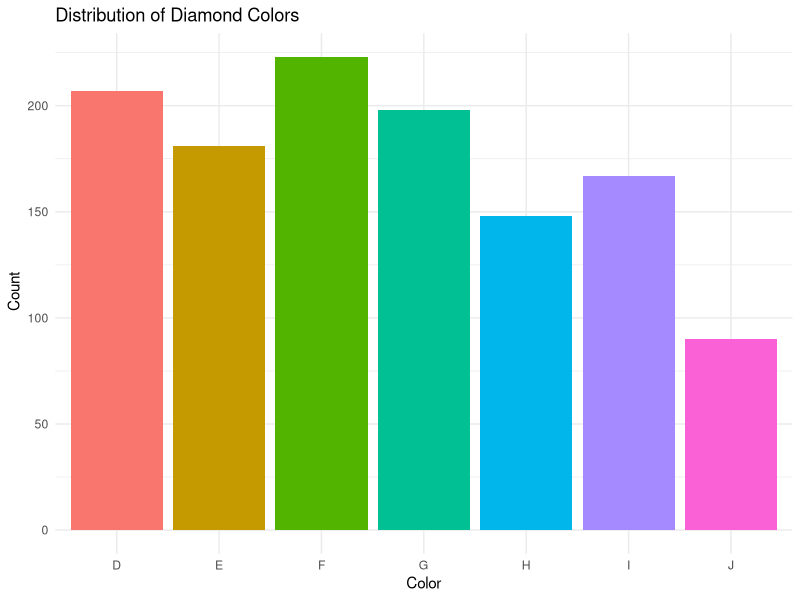
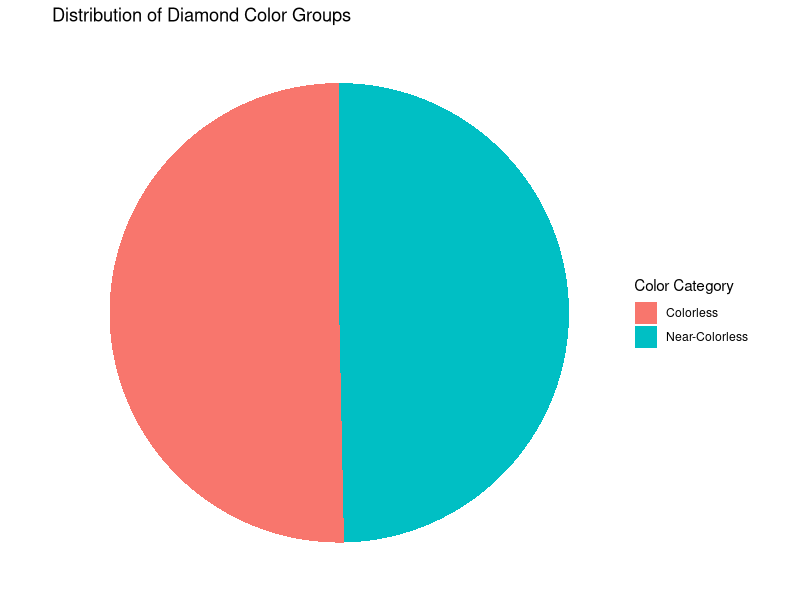
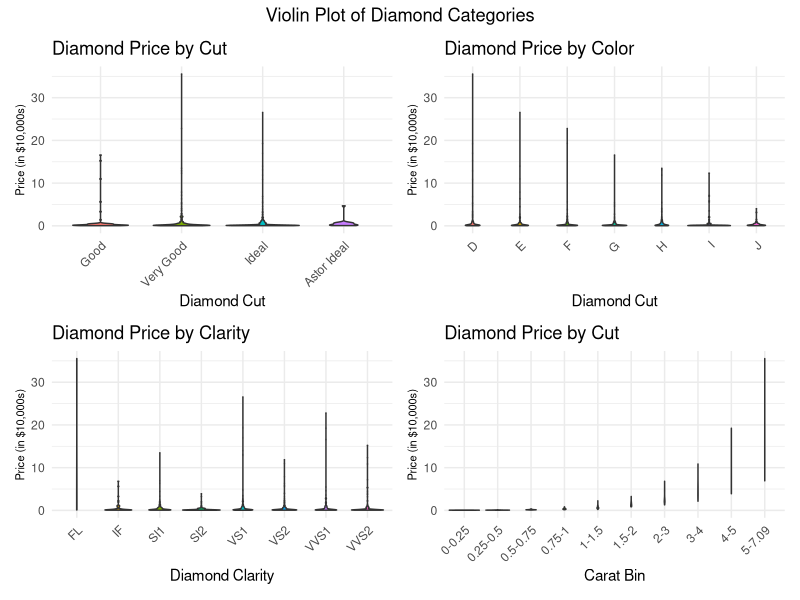
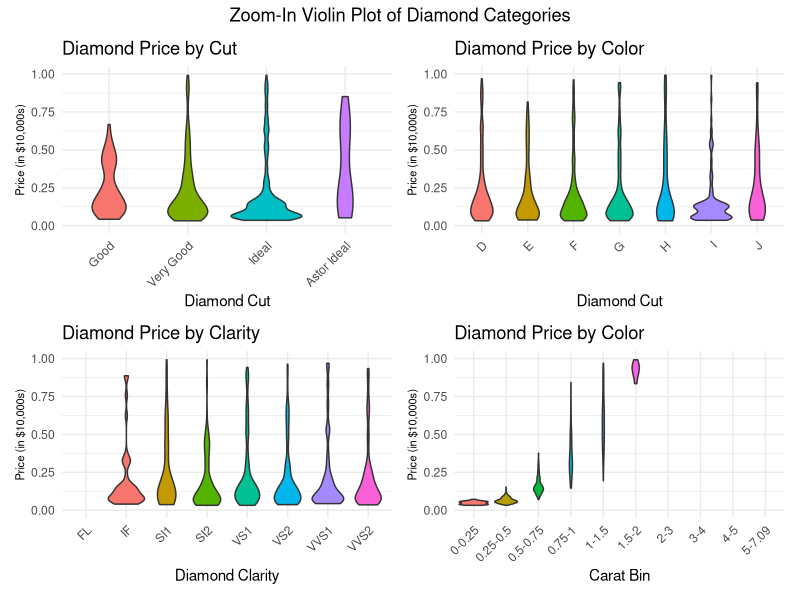
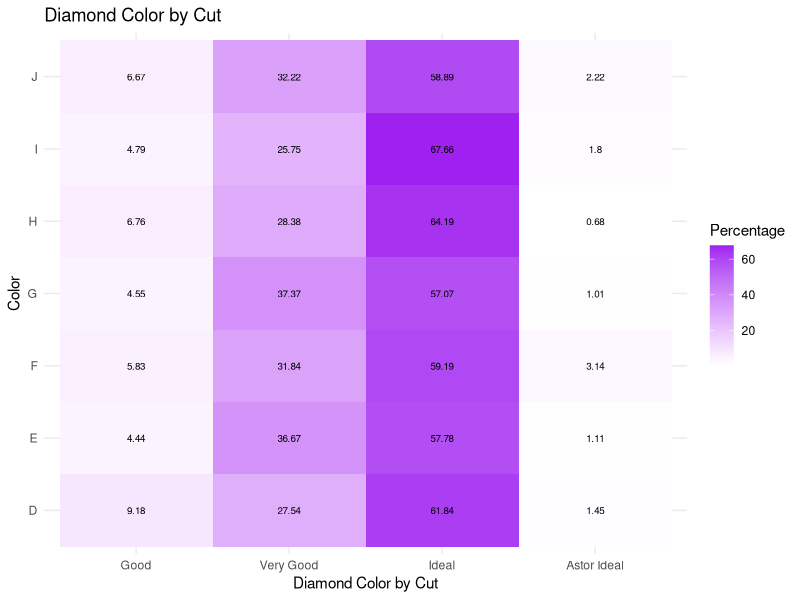
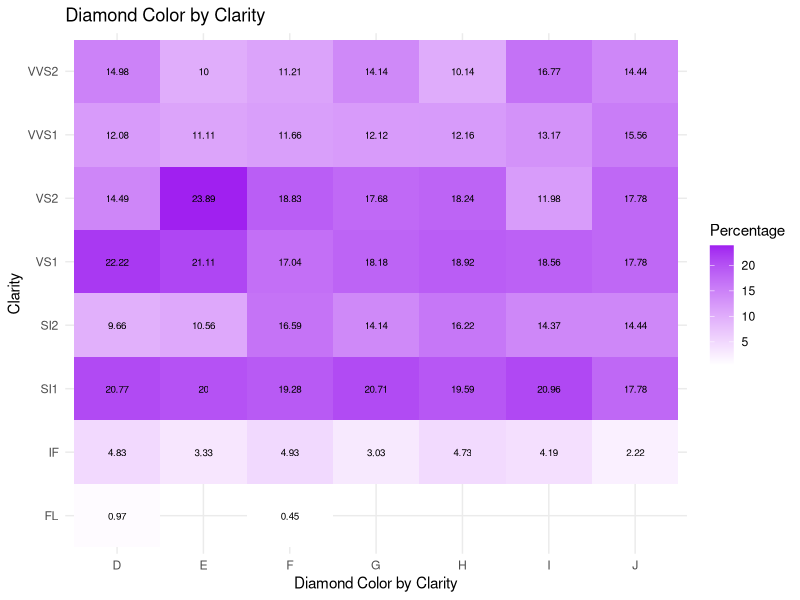
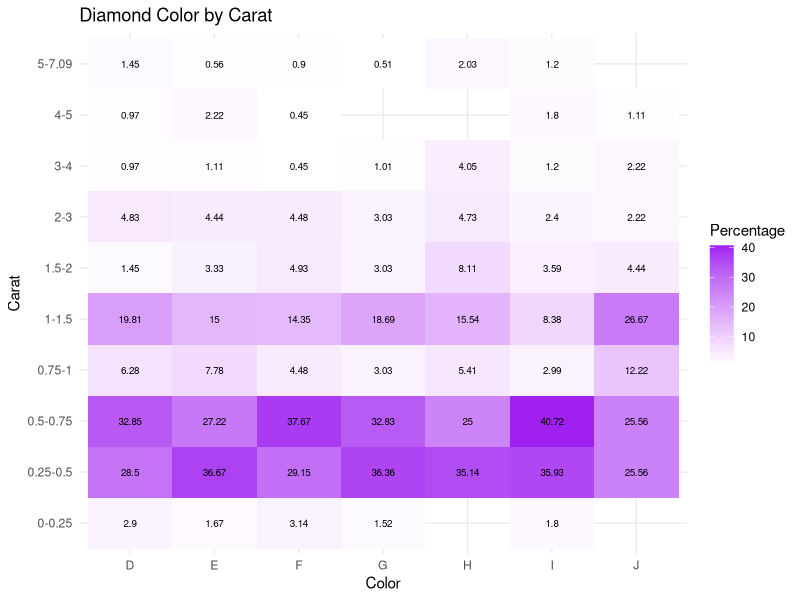
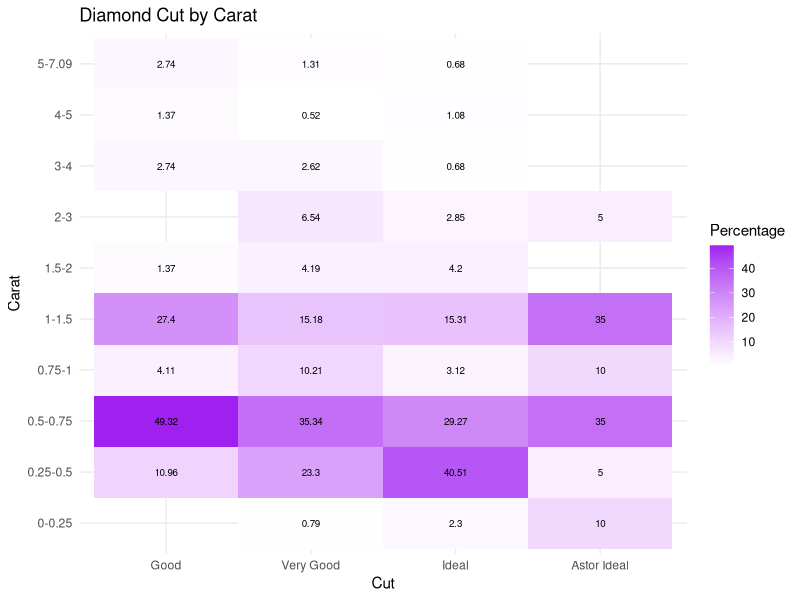

These charts were generated, in order, by the following R code:
## ---- chunk 1
rm(list = ls())
library(tidyverse)
library(MASS)
library(patchwork)
library(kableExtra)

diamond <- read.csv("diamonds4.csv")
## ---- chunk 2
ggplot(diamond, aes(x=color, fill = color)) +
  geom_bar() +
  labs(title = "Distribution of Diamond Colors",
       x = "Color",
       y = " Count") +
  theme_minimal() +
  theme(legend.position = "none")
## ---- chunk 3

diamond <- diamond %>%
  mutate(color_category = case_when(
    color %in% c("D", "E", "F") ~ "Colorless",
    color %in% c("G", "H", "I", "J") ~ "Near-Colorless",
    color %in% c("K") ~ "Faint"
  ))

color_counts <- diamond %>%
  count(color_category)

ggplot(color_counts, aes(x="", y=n, fill=color_category)) + 
  geom_bar(stat="identity", width=1) + 
  coord_polar("y", start=0) + 
  labs(title = "Distribution of Diamond Color Groups",
       x = NULL,
       y = NULL,
       fill = "Color Category") + 
  theme_void()

## ---- chunk 4
diamond <-diamond %>%
  mutate(cut = cut%>%
           fct_relevel(c("Good","Very Good","Ideal","Astor Ideal")))

diamond <- diamond %>%
  drop_na(carat) %>%
  mutate(carat_bin = cut(carat,
                         breaks = c(0, 0.25, 0.5, 0.75, 1, 1.5, 2, 3, 4, 5, max(carat)),
                         labels = c("0-0.25", "0.25-0.5", "0.5-0.75", "0.75-1", "1-1.5", "1.5-2", "2-3", "3-4", "4-5", paste("5", max(carat), sep="-")),
                         right = FALSE
                         ) 
         ) %>%
  drop_na(carat_bin)


diamond<-diamond %>%
  mutate(cut = cut %>%
           fct_relevel(c("Good","Very Good","Ideal","Astor Ideal")))

## ---- chunk 5
g1 <- ggplot(diamond, aes(x = cut, y = price/10000, fill = cut)) + 
  geom_violin() +
  labs(title = "Diamond Price by Cut",
       x = "Diamond Cut",
       y = "Price (in $10,000s)") +
  theme_minimal() +
  theme(legend.position = "none",
        axis.text.x = element_text(angle = 45, hjust = 1),
        axis.title.y = element_text(size = 8))


g2 <- ggplot(diamond, aes(x = color, y = price/10000, fill = color)) + 
  geom_violin() +
  labs(title = "Diamond Price by Color",
       x = "Diamond Cut",
       y = "Price (in $10,000s)") +
  theme_minimal() +
  theme(legend.position = "none",
        axis.text.x = element_text(angle = 45, hjust = 1),
        axis.title.y = element_text(size = 8))

g3 <- ggplot(diamond, aes(x = clarity, y = price/10000, fill = clarity)) + 
  geom_violin() +
  labs(title = "Diamond Price by Clarity",
       x = "Diamond Clarity",
       y = "Price (in $10,000s)") +
  theme_minimal() +
  theme(legend.position = "none",
        axis.text.x = element_text(angle = 45, hjust = 1),
        axis.title.y = element_text(size = 8))

g4 <- ggplot(diamond, aes(x = carat_bin, y = price/10000, fill = carat_bin)) + 
  geom_violin() +
  labs(title = "Diamond Price by Cut",
       x = "Carat Bin",
       y = "Price (in $10,000s)") +
  theme_minimal() +
  theme(legend.position = "none",
        axis.text.x = element_text(angle = 45, hjust = 1),
        axis.title.y = element_text(size = 8))

(g1 | g2) / (g3 | g4) + 
  plot_annotation(title = "Violin Plot of Diamond Categories", 
  theme = theme(plot.title = element_text(hjust = 0.5)))
## ---- chunk 6
g1 <- ggplot(diamond, aes(x = cut, y = price/10000, fill = cut)) + 
  geom_violin() +
  scale_y_continuous(limits = c(0, 1))  +
  theme_minimal() +
  labs(title = "Diamond Price by Cut",
       x = "Diamond Cut",
       y = "Price (in $10,000s)") +
  theme(legend.position = "none",
        axis.text.x = element_text(angle = 45, hjust = 1),
        axis.title.y = element_text(size = 8))

g2 <- ggplot(diamond, aes(x = color, y = price/10000, fill = color)) + 
  geom_violin() +
  scale_y_continuous(limits = c(0, 1))  +
  labs(title = "Diamond Price by Color",
       x = "Diamond Cut",
       y = "Price (in $10,000s)") +
  theme_minimal() +
  theme(legend.position = "none",
        axis.text.x = element_text(angle = 45, hjust = 1),
        axis.title.y = element_text(size = 8))

g3 <- ggplot(diamond, aes(x = clarity, y = price/10000, fill = clarity)) + 
  geom_violin() +
  scale_y_continuous(limits = c(0, 1))  +
  labs(title = "Diamond Price by Clarity",
       x = "Diamond Clarity",
       y = "Price (in $10,000s)") +
  theme_minimal() +
  theme(legend.position = "none",
        axis.text.x = element_text(angle = 45, hjust = 1),
        axis.title.y = element_text(size = 8))

g4 <- ggplot(diamond, aes(x = carat_bin, y = price/10000, fill = carat_bin)) + 
  geom_violin() +
  scale_y_continuous(limits = c(0, 1))  +
  labs(title = "Diamond Price by Color",
       x = "Carat Bin",
       y = "Price (in $10,000s)") +
  theme_minimal() +
  theme(legend.position = "none",
        axis.text.x = element_text(angle = 45, hjust = 1),
        axis.title.y = element_text(size = 8))

(g1 | g2) / (g3 | g4) + 
  plot_annotation(title = "Zoom-In Violin Plot of Diamond Categories", 
  theme = theme(plot.title = element_text(hjust = 0.5)))
## ---- chunk 7
color_cut <- diamond %>%
  count(cut,color) %>%
  group_by(color) %>%
  mutate(Percentage= round(n/sum(n)*100,2))


ggplot(color_cut,aes(x=cut, y=color, fill=Percentage))+
  geom_tile()+
  scale_fill_gradient(low="white",high="purple")+
  geom_text(aes(label=Percentage), size = 2.5)+
  theme(plot.title = element_text(hjust = 0.5, size = 8),
        legend.title = element_text(size = 7)) +
  labs(x="Diamond Color by Cut",
       y="Color",
       title="Diamond Color by Cut") +
  theme_minimal()

## ---- chunk 8
color_clarity <- diamond %>%
  count(color, clarity) %>%
  group_by(color) %>%
  mutate(Percentage= round(n/sum(n)*100,2))


ggplot(color_clarity, aes(x = color, y = clarity, fill = Percentage)) + 
  geom_tile() +
  scale_fill_gradient(low = "white", high = "purple") +
  geom_text(aes(label = Percentage), size = 2.5) +
  theme(plot.title = element_text(hjust = 0.5, size = 8),
        legend.title = element_text(size = 7)) +
  labs(
    x = "Diamond Color by Clarity",
    y = "Clarity",
    title = "Diamond Color by Clarity"
  ) +
  theme_minimal()
## ---- chunk 9
color_carat <- diamond %>%
  count(color, carat_bin) %>%
  group_by(color) %>%
  mutate(Percentage= round(n/sum(n)*100,2))

  
ggplot(color_carat, aes(x = color, y = carat_bin, fill = Percentage))+
  geom_tile() +
  scale_fill_gradient(low = "white", high = "purple") +
  geom_text(aes(label = Percentage), size = 2.5) +
  theme(plot.title = element_text(hjust = 0.5, size = 8),
        legend.title = element_text(size = 7)) + 
  labs(
    x = "Color",
    y = "Carat",
    title = "Diamond Color by Carat"
  ) +
  theme_minimal()
## ---- chunk 10
cut_carrat <- diamond %>%
  count(cut, carat_bin) %>%
  group_by(cut) %>%
  mutate(Percentage= round(n/sum(n)*100,2))

  
ggplot(cut_carrat, aes(x = cut, y = carat_bin, fill = Percentage))+
  geom_tile() +
  scale_fill_gradient(low = "white", high = "purple") +
  geom_text(aes(label = Percentage), size = 2.5) +
  theme(plot.title = element_text(hjust = 0.5, size = 8),
        legend.title = element_text(size = 7)) + 
  labs(
    x = "Cut",
    y = "Carat",
    title = "Diamond Cut by Carat"
  ) +
  theme_minimal()
## ---- chunk 11
clarity_cut <- diamond %>%
  count(cut, clarity) %>%
  group_by(cut) %>%
  mutate(Percentage= round(n/sum(n)*100,2))

  
ggplot(clarity_cut, aes(x = cut, y = clarity, fill = Percentage))+
  geom_tile() +
  scale_fill_gradient(low = "white", high = "purple") +
  geom_text(aes(label = Percentage), size = 2.5) +
  theme(plot.title = element_text(hjust = 0.5, size = 8),
        legend.title = element_text(size = 7)) + 
  labs(
    x = "Cut",
    y = "Clarity",
    title = "Diamond Cut by Clarity"
  ) +
  theme_minimal()
## ---- chunk 12
ggplot(diamond, aes(x = carat)) +
  geom_histogram(fill = "skyblue", color = "black", alpha = 1) + 
  labs(title = "Diamond Carat Distribution",x = "Carat",y = "Count") +
  scale_x_continuous(breaks = seq(0, max(diamond$carat), by = 0.5)) +
  scale_y_continuous(labels = scales::comma) +
  theme_minimal() + 
  theme(plot.title = element_text(hjust = 0.5))

## ---- chunk 13
# Density plot for Carat
ggplot(diamond, aes(x = carat)) +
  geom_density(fill = "skyblue", color = "black", alpha = 1) +
  labs(title = "Density Plot of Diamond Carat",x = "Carat Size",y = "Density") +
  scale_x_continuous(breaks = seq(0, max(diamond$carat), by = 0.5)) +
  theme_minimal() +
  theme(plot.title = element_text(hjust = 0.5))
# The density is highest within 0-1 carats
## ---- chunk 14

carat_summary <- diamond %>%
  mutate(carat_bin = cut(carat, breaks = c(0, 0.25, 0.5, 0.75, 1, 1.5, 2, 3, 4, 5, 6, 7, 8), right = FALSE)) %>%
  drop_na(carat_bin) %>%
  count(carat_bin) %>%
  mutate(proportions = round(n / sum(n), 3))
kable(carat_summary, col.names = c("Carat Range", "Count", "Proportion"), 
      caption = "Summary of diamond by Carat Range") %>%
  kable_styling(full_width = FALSE, position = "center") %>%
  column_spec(1, width = "5cm") %>%
  column_spec(2, width = "3cm") %>%
  column_spec(3, width = "3cm")

## ---- chunk 15
# Pie graph to visualize summary proportion
ggplot(carat_summary, aes(x = "", y = proportions, fill = carat_bin)) +
  geom_bar(stat = "identity", width = 1) +  
  coord_polar("y", start = 0) +
  labs(title = "Proportion of Diamond by Carat Range", fill = "Carat Range") +
  theme_void()

## ---- chunk 16
ggplot(diamond, aes(x = carat, y = price)) +
  geom_point(color = "skyblue", alpha = 1) +
  labs(title = "Diamond Price vs Carat",x = "Carat",y = "Price") +
  geom_smooth(method = "lm", color = "blue") +
  scale_y_continuous(labels = scales::comma) +
  theme_minimal() +
  theme(plot.title = element_text(hjust = 0.5))
  
## ---- chunk 17
diamond <- diamonds 
diamond <- diamond %>%
  mutate(carat_bin = cut(carat, breaks = c(0, 0.25, 0.5, 0.75, 1, 1.5, 2, 3, 4, 5, 6, 7, 8), right = FALSE))

ggplot(diamond, aes(x = carat_bin, y = price)) +
  geom_boxplot(fill="skyblue") +
  labs(title = "Diamond Prices by Carat Ranges",
       x = "Carat",
       y = "Price") +
  theme_minimal() +
  theme(plot.title = element_text(hjust = 0.5))
## ---- chunk 18
carat_price_summary2 <- diamond %>%
  mutate(carat_bin = cut(carat, breaks = c(0, 0.25, 0.5, 0.75, 1, 1.5, 2, 3, 4, 5, 6, 7, 8), right = FALSE)) %>%
  group_by(carat_bin) %>%
  summarise(
    Min_Price = min(price, na.rm = TRUE),
    Max_Price = max(price, na.rm = TRUE),
    Avg_Price = round(mean(price, na.rm = TRUE), 2),
    Variability_Percent = round((Max_Price - Min_Price) / Min_Price * 100,2))
kable(carat_price_summary2, col.names = c("Carat Range", "Min Price", "Max Price", "Average Price", "Variability (%)"),
      caption = "Summary of Diamond Prices (\\$) by Carat Range") %>%
  kable_styling(full_width = FALSE, position = "center") %>%
  column_spec(1, width = "5cm") %>%
  column_spec(2, width = "3cm") %>%
  column_spec(3, width = "3cm")
## ---- chunk 19
diamond$price_sqrt <- sqrt(diamond$price)
model_carat_sqrt <- lm(price_sqrt ~ carat, diamond)


par(mfrow = c(2, 2))
plot(model_carat_sqrt)
## ---- chunk 20
residuals_model_sq <- residuals(model_carat_sqrt)
acf(residuals_model_sq)
## ---- chunk 21
# arrange clarity by rating
clarity_ordered <- diamonds %>%
  mutate(clarity = factor(clarity, levels = c("SI2", "SI1", "VS2", "VS1", "VVS2", "VVS1", "IF", "FL"))) %>%
  arrange(clarity)

# bar chart of counts and clarity grade
ggplot(clarity_ordered, aes(x=clarity))+
  geom_bar(fill = "blue")+
  theme(axis.text.x = element_text(angle = 0), 
        plot.title = element_text(hjust = 0.5))+
  labs(x="Clarity Grade", y="Counts", title="Diamond Available Based on Clarity Grade") +
  theme_minimal()
## ---- chunk 22
# generate frequency table
clarity_frequency <- table(clarity_ordered$clarity)
clarity_frequency <- t(as.data.frame(clarity_frequency))
rownames(clarity_frequency) <- c("Clarity", "Frequency")

# display frequency table
kable(clarity_frequency, caption = "Frequency Table of Clarity Grades")
## ---- chunk 23
library(scales)

clarity_prop<-clarity_ordered %>%
  group_by(clarity) %>%
  summarize(counts=n())%>%
  mutate(percent=counts/nrow(clarity_ordered))

# bar chart of proportions of clarity grades
ggplot(clarity_prop, aes(x = "", y = percent, fill = clarity)) +
  geom_bar(stat = "identity", width = 1) +  
  coord_polar(theta = "y") + 
  labs(title = "Proportion of Clarity Grades Available") +
  theme_void()  
## ---- chunk 24
library(knitr)

min_max_prices <- clarity_ordered %>%
  group_by(clarity) %>%
  summarize(
    min_price = min(price, na.rm = TRUE),
    max_price = max(price, na.rm = TRUE))

kable(min_max_prices, caption = "Min and Max Prices by Clarity")
## ---- chunk 25
# dataframe with only FL diamonds
FL_diamonds <- clarity_ordered %>%
  filter(clarity=="FL")
FL_table <- head(FL_diamonds)

# display FL table
kable(FL_table, caption = "Table of FL diamond")
## ---- chunk 26
library(patchwork)

# new dataframe with cut and clarity ordered 
cut_clarity<-diamonds%>%
  mutate(cut=cut%>%
           fct_relevel(c("Good","Very Good","Ideal","Astor Ideal")))%>%
  mutate(clarity=clarity%>%
           fct_relevel(c("SI2","SI1","VS2","VS1","VVS2","VVS1","IF","FL")))

# compare cut and clarity by count 
cut_clarity1<-cut_clarity%>%
  count(cut,clarity)%>%
  group_by(cut)%>%
  mutate(Percentage= round(n/sum(n)*100,2))

# compare cut and clarity by price
cut_clarity2<-cut_clarity%>%
  group_by(cut,clarity)%>%
  summarise(avg_price=round(mean(price),0))%>%
  ungroup()
 
# Heat maps for diamond cut by clarity
B1<-ggplot(cut_clarity1,aes(x=clarity,y=cut,fill=Percentage))+
  geom_tile()+
  scale_fill_gradient(low="white",high="red")+
  theme(plot.title = element_text(hjust=0.5))+
  geom_text(aes(label=Percentage))+
  labs(x="Diamond Clarity",y="Diamond Cut",
       title="Diamond Cut by Clarity (Quantity)")

B2<-ggplot(cut_clarity2,aes(x=clarity,y=cut,fill=avg_price))+
  geom_tile()+
  scale_fill_gradient(low="white",high="red")+
  theme(plot.title = element_text(hjust=0.5))+
  geom_text(aes(label=avg_price))+
  labs(x="Diamond Clarity",y="Diamond Cut",
       title="Diamond Cut by Clarity (Average Price in Dollars)")

(B1)/(B2)
## ---- chunk 27
# new dataframe with carat new bins and clarity ordered
carat_new_bins <- clarity_ordered %>%
  drop_na(carat) %>%
  mutate(carat_bin = cut(carat,
                         breaks = c(0, 0.25, 0.5, 0.75, 1, 1.5, 2, 3, 4, 5, max(carat)),
                         labels = c("0-0.25", "0.25-0.5", "0.5-0.75", "0.75-1", "1-1.5", "1.5-2", "2-3", "3-4", "4-5", paste("5",max(carat),sep="-")),
                         right = FALSE)) %>%
  drop_na(carat_bin)

# compare carat and clarity by count 
carat_clarity1<-carat_new_bins%>%
  count(carat_bin,clarity)%>%
  group_by(carat_bin)%>%
  mutate(Percentage= round(n/sum(n)*100,2))

# compare carat and clarity by price
carat_clarity2<-carat_new_bins%>%
  group_by(clarity,carat_bin)%>%
  summarise(avg_price=round(mean(price),0))%>%
  ungroup()
 
# Heat maps for diamond carat by clarity
C1<-ggplot(carat_clarity1,aes(x=carat_bin,y=clarity,fill=Percentage))+
  geom_tile()+
  scale_fill_gradient(low="white",high="red")+
  geom_text(aes(label=Percentage))+
  labs(x="Carat Bin",y="Clarity",
       title="Diamond Carat by Clarity (Quantity)") +
  theme_minimal() + 
  theme(axis.text.x = element_text(angle = 45, hjust = 1),
        plot.title = element_text(hjust=0.5))

C2<-ggplot(carat_clarity2,aes(x=carat_bin,y=clarity,fill=avg_price))+
  geom_tile()+
  scale_fill_gradient(low="white",high="red")+
  geom_text(aes(label=avg_price))+
  labs(x="Carat Bin",y="Clarity",
       title="Diamond Carat by Clarity (Average Price in Dollars)") +
  theme_minimal() +
  theme(axis.text.x = element_text(angle = 45, hjust = 1),
        plot.title = element_text(hjust=0.5)) 

(C1)/(C2)
## ---- chunk 28
# compare color and clarity by count 
color_clarity1 <- clarity_ordered %>%
  count(color, clarity) %>%
  group_by(color) %>%
  mutate(Percentage= round(n/sum(n)*100,2))

# compare color and clarity by price 
color_clarity2 <- clarity_ordered%>%
  group_by(color,clarity)%>%
  summarise(avg_price=round(mean(price),0))%>%
  ungroup()

# Heat maps for diamond color by clarity
D1<-ggplot(color_clarity1, aes(x = clarity, y = color, fill = Percentage)) + 
  geom_tile() +
  scale_fill_gradient(low = "white", high = "red") +
  geom_text(aes(label = Percentage), size = 3) +
  labs(
    x = "Clarity",
    y = "Color",
    title = "Diamond Color by Clarity"
  )  + 
  theme_minimal() +
  theme(plot.title = element_text(hjust = 0.5)) 

D2<-ggplot(color_clarity2,aes(x=clarity,y=color,fill=avg_price))+
  geom_tile()+
  scale_fill_gradient(low="white",high="red")+
  geom_text(aes(label=avg_price))+
  labs(x="Clarity",y="Color",
       title="Diamond Color by Clarity (Average Price in Dollars)") + 
  theme_minimal() + 
  theme(plot.title = element_text(hjust=0.5))


(D1)/(D2)
## ---- chunk 29
diamond<-diamond%>%
  mutate(cut=cut%>%
           fct_relevel(c("Good","Very Good","Ideal","Astor Ideal")))%>%
  mutate(clarity=clarity%>%
           fct_relevel(c("SI2","SI1","VS2","VS1","VVS2","VVS1","IF","FL")))%>%
  mutate(color=color%>%
           fct_relevel(c("J","I","H","G","F","E","D")))

carat_new_bins <- diamond %>%
  drop_na(carat) %>%
  mutate(carat_bin = cut(carat,
                         breaks = c(0, 0.25, 0.5, 0.75, 1, 1.5, 2, 3, 4, 5, max(carat)),
                         labels = c("0-0.25", "0.25-0.5", "0.5-0.75", "0.75-1", "1-1.5", "1.5-2", "2-3", "3-4", "4-5", paste("5",max(carat),sep="-")),
                         right = FALSE)) %>%
  drop_na(carat_bin)

CutCarat<-carat_new_bins%>%
  group_by(cut,carat_bin)%>%
  summarise(Ave_Price=round(mean(price),0))%>%
  ungroup()

ColorCarat<-carat_new_bins%>%
  group_by(color,carat_bin)%>%
  summarise(Ave_Price=round(mean(price),0))%>%
  ungroup()

ClarityCarat<-carat_new_bins%>%
  group_by(clarity,carat_bin)%>%
  summarise(Ave_Price=round(mean(price),0))%>%
  ungroup()
## ---- chunk 30
# cut_Min_Tab<-CutCarat%>%
#   group_by(carat_bin)%>%
#   rename(Ave_Price_Cut=Ave_Price)%>%
#   mutate(Min_Cut=min(Ave_Price_Cut))%>%
#   filter(Ave_Price_Cut==Min_Cut)
# 
# cut_Max_Tab<-CutCarat%>%
#   group_by(carat_bin)%>%
#   rename(Ave_Price_Cut=Ave_Price)%>%
#   mutate(Max_Cut=max(Ave_Price_Cut))%>%
#   filter(Ave_Price_Cut==Max_Cut)
# 
# color_Min_Tab<-ColorCarat%>%
#   group_by(carat_bin)%>%
#   rename(Ave_Price_Color=Ave_Price)%>%
#   mutate(Min_Color=min(Ave_Price_Color))%>%
#   filter(Ave_Price_Color==Min_Color)
# 
# color_Max_Tab<-ColorCarat%>%
#   group_by(carat_bin)%>%
#   rename(Ave_Price_Color=Ave_Price)%>%
#   mutate(Max_Color=max(Ave_Price_Color))%>%
#   filter(Ave_Price_Color==Max_Color)
# 
# clarity_Min_Tab<-ClarityCarat%>%
#   group_by(carat_bin)%>%
#   rename(Ave_Price_Clar=Ave_Price)%>%
#   mutate(Min_Clar=min(Ave_Price_Clar))%>%
#   filter(Ave_Price_Clar==Min_Clar)
# 
# clarity_Max_Tab<-ClarityCarat%>%
#   group_by(carat_bin)%>%
#   rename(Ave_Price_Clar=Ave_Price)%>%
#   mutate(Max_Clar=max(Ave_Price_Clar))%>%
#   filter(Ave_Price_Clar==Max_Clar)
# 
# clarity_Full_Tab2<-bind_rows(clarity_Min_Tab,clarity_Max_Tab)%>%
#   arrange(carat_bin,Ave_Price_Clar)
# 
# color_Full_Tab2<-bind_rows(color_Min_Tab,color_Max_Tab)%>%
#   arrange(carat_bin,Ave_Price_Color)
# 
# cut_Full_Tab2<-bind_rows(cut_Min_Tab,cut_Max_Tab)%>%
#   arrange(carat_bin,Ave_Price_Cut)
# 
# clarity_tab_calc2<-clarity_Full_Tab2%>%
#   group_by(carat_bin)%>%
#   mutate(Price_Rng_Clar=max(Ave_Price_Clar)-min(Ave_Price_Clar))%>%
#   ungroup()%>%
#   select(-clarity,-Ave_Price_Clar,-carat_bin)
# 
# color_tab_calc2<-color_Full_Tab2%>%
#   group_by(carat_bin)%>%
#   mutate(Price_Rng_Color=max(Ave_Price_Color)-min(Ave_Price_Color))%>%
#   ungroup()%>%
#   select(-color,-Ave_Price_Color,-carat_bin)
# 
# cut_tab_calc2<-cut_Full_Tab2%>%
#   group_by(carat_bin)%>%
#   mutate(Price_Rng_Cut=max(Ave_Price_Cut)-min(Ave_Price_Cut))%>%
#   select(-cut,-Ave_Price_Cut)
# 
# Full_Tab2<-bind_cols(cut_tab_calc2,color_tab_calc2,clarity_tab_calc2)%>%
#   select(carat_bin, Price_Rng_Cut, Price_Rng_Color, Price_Rng_Clar)%>%
#   distinct()
## ---- chunk 31
A1<-ggplot(CutCarat,aes(x=carat_bin,y=cut,fill=Ave_Price))+
  geom_tile()+
  scale_fill_gradient(low="white",high="blue")+
  geom_text(aes(label=Ave_Price))+
  labs(x="Carat Bin",y="Cut",
       title="Diamond Cut by Carat Range") +
  theme_minimal() + 
  theme(axis.text.x=element_text(angle=45), plot.title = element_text(hjust=0.5))

A2<-ggplot(ColorCarat,aes(x=carat_bin,y=color,fill=Ave_Price))+
  geom_tile()+
  scale_fill_gradient(low="white",high="orange")+
  geom_text(aes(label=Ave_Price))+
  labs(x="Carat Bin",y="Color",
       title="Diamond Color by Carat Range") + 
  theme_minimal() + 
  theme(axis.text.x=element_text(angle=45), plot.title = element_text(hjust=0.5))


A3<-ggplot(ClarityCarat,aes(x=carat_bin,y=clarity,fill=Ave_Price))+
  geom_tile()+
  scale_fill_gradient(low="white",high="pink")+
  geom_text(aes(label=Ave_Price))+
  labs(x="Carat Bin",y="Clarity",
       title="Diamond Clarity by Carat Range") +
  theme_minimal() + 
  theme(axis.text.x=element_text(angle=45), plot.title = element_text(hjust=0.5))


(A1)/(A2)/(A3)
## ---- chunk 32
# Full_Tab2%>%
#   kbl(format="latex",booktabs = TRUE,caption="\\textbf{Clarity/Color/Cut Max-Min Ave Price Range per Carat Bin}")%>%
# kable_styling(latex_options = c("striped", "HOLD_position"))
